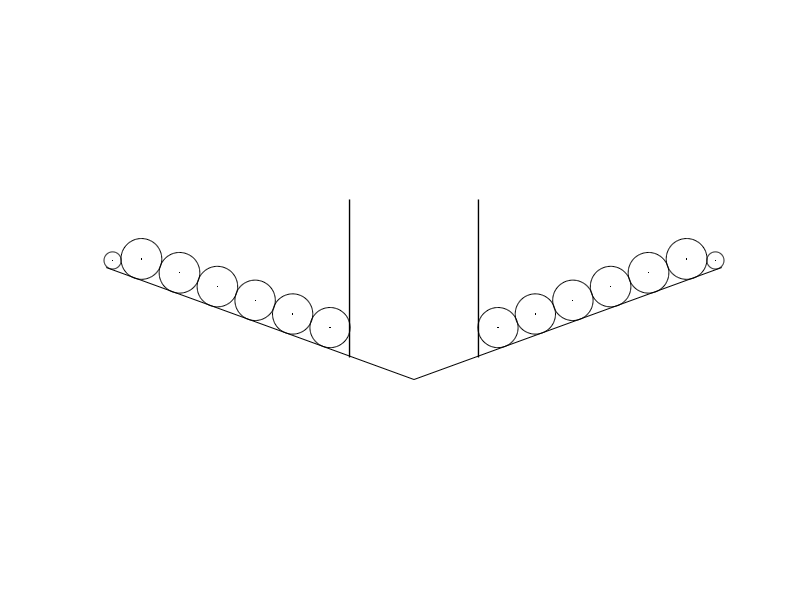

Reproduce this figure in MATLAB.
function [C,r] = pressure_tub_config
% Defines the 3.7 meter HIAD pressure tub test cross section

alpha = 70; % Cone angle
R = 6/2; % HIAD radius
R = R*1000/25.4;
Rcb = 1.24/2*1000/25.4; % Radius of centerbody

L = R/sind(alpha) - Rcb/sind(alpha); % Length of TPS

r = [15.2 % Scaled from drawing
    15.25
    15.3
    15.35
    15.4
    15.45
    6.5]/2;

C1 = zeros(size(r,1),2);

overlap = [.2 .05]; % Torus overlap linearly tapers from a to b
overlap_i = linspace(overlap(1),overlap(2),size(r,1))';

% Location of first torus
C1(1,:) = [Rcb + r(1) (Rcb + r(1))/tand(alpha) + r(1)/sind(alpha)] - [overlap_i(1) overlap_i(1)*cosd(alpha)];

% Location of other tori
for i = 2:size(r,1) - 1
    Li = r(i - 1) + r(i) - overlap_i(i);
    C1(i,:) = C1(i - 1,:) + [Li*cosd(90 - alpha) Li*sind(90 - alpha)];
end

% Location of shoulder torus
th = -23; % -30.897;
Li = r(end - 1) + r(end) - overlap_i(end);
alpha0 = 90 - alpha;

% x = C1(end - 1,1);
% y = C1(end - 1,2);
% x1 = x + Li*cosd(th)
% y1 = y + Li*sind(th)
% y11 = tand(alpha0)*x1

% f = @(th) y + Li*sind(th) - tand(alpha0)*(x + Li*cosd(th));
% fminsearch(@(th) f(th),[-20 -40])

% a = Li*sind(th) - Li*cosd(th)*tand(alpha0)
% b = tand(alpha0)*x + r(end)*sind(alpha0)*tand(alpha0) - y + r(end)*cosd(alpha0)

C1(end,:) = C1(end - 1,:) + [Li*cosd(alpha0 + th) Li*sind(alpha0 + th)];

% % Check HIAD radius
% Lout = (C1(end,1) + r(end))*25.4/1000*2;

% Include tieback location
C = [Rcb C1(1,2);
    C1];


%% Plot
theta = linspace(0,2*pi,100)';
plotting = 1;

if plotting == 1
    SI = 1; % 25.4/1000;
    
    figure(100)
    clf
    box on
    hold on
    axis equal
    axis off

    for i = 1:size(C1,1)
        plot(C1(i,1)*SI,C1(i,2)*SI,'k.','markersize',1) % Torus centers
        plot(r(i)*SI*cos(theta) + C1(i,1)*SI,r(i)*SI*sin(theta) + C1(i,2)*SI,'k-') % Torus cross sections
    end

    plot([0 R*1.05*cosd(90 - alpha)]*SI,[0 R*1.05*sind(90 - alpha)]*SI,'k-') % HIAD fore side
    plot([Rcb Rcb]*SI,[Rcb*cosd(alpha) (C1(1,2) + r(1))*2.5]*SI,'k-','linewidth',1) % Centerbody location
    
    % Mirror
    for i = 1:size(C1,1)
        plot(-C1(i,1)*SI,C1(i,2)*SI,'k.','markersize',1) % Torus centers
        plot(-r(i)*SI*cos(theta) - C1(i,1)*SI,r(i)*SI*sin(theta) + C1(i,2)*SI,'k-') % Torus cross sections
    end

    plot(-[0 R*1.05*cosd(90 - alpha)]*SI,[0 R*1.05*sind(90 - alpha)]*SI,'k-') % HIAD fore side
    plot(-[Rcb Rcb]*SI,[Rcb*cosd(alpha) (C1(1,2) + r(1))*2.5]*SI,'k-','linewidth',1) % Centerbody location

    
% % %     xlim([0 (C1(end,1) + r(end))*1.1]*SI)
% % %     ylim([0 (C1(end,2) + r(end - 1))*1.1]*SI)
% % %     xlabel('Meters')
% % %     ylabel('Meters')
end
end

